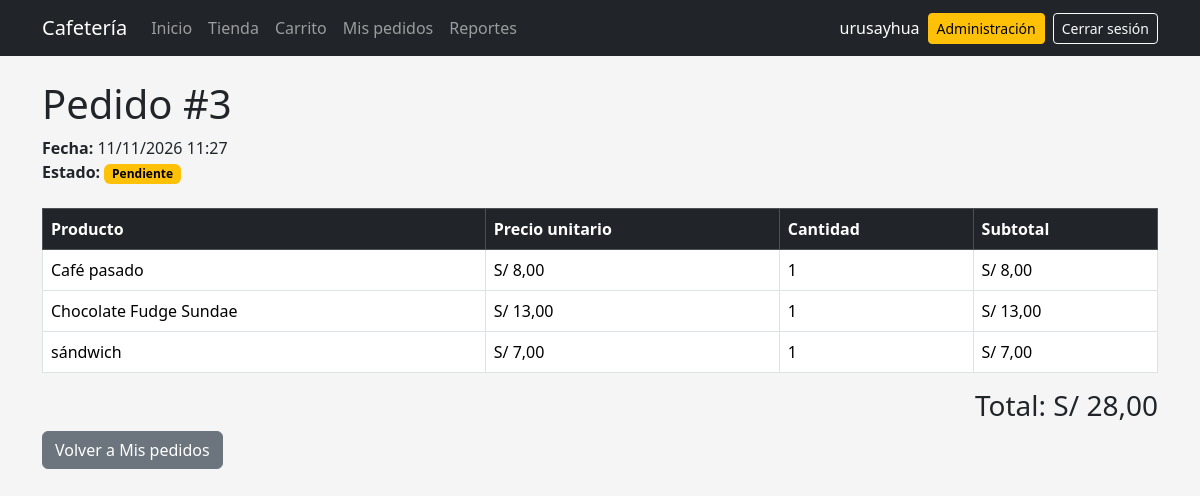
The page /pedido/3/ (signed in) on the database its author committed.
### pedidos/models.py (models this page shows, shortened)
class Pedido(models.Model):
    class Estado(models.TextChoices):
        PENDIENTE = "PENDIENTE", "Pendiente"
        PREPARACION = "PREPARACION", "En preparación"
        ATENDIDO = "ATENDIDO", "Atendido"
        CANCELADO = "CANCELADO", "Cancelado"
    usuario = models.ForeignKey(
        settings.AUTH_USER_MODEL,
        on_delete=models.CASCADE,
        related_name="pedidos",
    )
    fecha = models.DateTimeField(auto_now_add=True)
    total = models.DecimalField(
        max_digits=10,
        decimal_places=2,
        default=0,
    )
    estado = models.CharField(
        max_length=20,
        choices=Estado.choices,
        default=Estado.PENDIENTE,
    )
    class Meta:
        ordering = ["-fecha"]

class DetallePedido(models.Model):
    pedido = models.ForeignKey(
        Pedido,
        on_delete=models.CASCADE,
        related_name="detalles",
    )
    producto = models.ForeignKey(
        Producto,
        on_delete=models.CASCADE,
        related_name="detalles_pedido",
    )
    cantidad = models.PositiveIntegerField(
        default=1
    )
    precio_unitario = models.DecimalField(
        max_digits=8,
        decimal_places=2,
        default=0,
    )
    @property
    def subtotal(self):
        return self.precio_unitario * self.cantidad
    class Meta:
        verbose_name = "Detalle de pedido"
        verbose_name_plural = "Detalles de pedido"

class Producto(models.Model):
    nombre = models.CharField(max_length=100)
    descripcion = models.TextField(blank=True)
    categoria = models.ForeignKey(
        Categoria,
        on_delete=models.SET_NULL,
        null=True,
        blank=True,
        related_name="productos",
    )
    precio = models.DecimalField(
        max_digits=8,
        decimal_places=2,
    )
    stock = models.PositiveIntegerField(default=0)
    imagen = models.ImageField(
        upload_to="productos/",
        blank=True,
    )
    activo = models.BooleanField(default=True)
    class Meta:
        ordering = ["nombre"]

### pedidos/views.py (the view)
@login_required
def detalle_pedido(
    request,
    pedido_id,
):
    pedido = get_object_or_404(
        Pedido,
        id=pedido_id,
        usuario=request.user,
    )
    detalles = (
        pedido.detalles
        .select_related("producto")
        .all()
    )
    return render(
        request,
        "pedidos/detalle.html",
        {
            "pedido": pedido,
            "detalles": detalles,
        },
    )

### pedidos/templates/pedidos/detalle.html (shortened to what this page needs)
{% extends "base.html" %}
{% block content %}
<h1>
    Pedido #{{ pedido.id }}
</h1>
<div class="mb-4">
    <strong>
        Fecha:
    </strong>
    {{ pedido.fecha|date:"d/m/Y H:i" }}
    <br>
    <strong>
        Estado:
    </strong>
    {% include "pedidos/_estado_badge.html" with pedido=pedido %}
</div>
<div class="table-responsive">
<table class="table table-bordered">
<thead class="table-dark">
<tr>
    <th>
        Producto
    </th>
    <th>
        Precio unitario
    </th>
    <th>
        Cantidad
    </th>
    <th>
        Subtotal
    </th>
</tr>
</thead>
<tbody>
{% for detalle in detalles %}
<tr>
    <td>
        {{ detalle.producto.nombre }}
    </td>
    <td>
        S/ {{ detalle.precio_unitario }}
    </td>
    <td>
        {{ detalle.cantidad }}
    </td>
    <td>
        S/ {{ detalle.subtotal }}
    </td>
</tr>
{% endfor %}
</tbody>
</table>
</div>
<div class="text-end">
    <h3>
        Total:
        S/ {{ pedido.total }}
    </h3>
</div>
<a
    href="{% url 'mis_pedidos' %}"
    class="btn btn-secondary"
>
    Volver a Mis pedidos
</a>
{% endblock %}

### pedidos/templates/base.html (shortened to what this page needs)
{% load static %}
<!DOCTYPE html>
<html lang="es">
<head>
    <link
        href="https://cdn.jsdelivr.net/npm/bootstrap@5.3.3/dist/css/bootstrap.min.css"
        rel="stylesheet"
    >
    <link
        rel="stylesheet"
        href="{% static 'css/base.css' %}"
    >
</head>
<body>
{% if user.is_authenticated %}
<nav
    class="navbar navbar-expand-lg bg-dark"
    data-bs-theme="dark"
>
    <div class="container">
        <a
            class="navbar-brand"
            href="{% url 'inicio' %}"
        >
            Cafetería
        </a>
        <div
            class="collapse navbar-collapse"
            id="menuPrincipal"
        >
            <div class="navbar-nav me-auto">
                <a
                    class="nav-link"
                    href="{% url 'inicio' %}"
                >
                    Inicio
                </a>
                <a
                    class="nav-link"
                    href="{% url 'tienda' %}"
                >
                    Tienda
                </a>
                <a
                    class="nav-link"
                    href="{% url 'ver_carrito' %}"
                >
                    Carrito
                </a>
                <a
                    class="nav-link"
                    href="{% url 'mis_pedidos' %}"
                >
                    Mis pedidos
                </a>
                {% if user.is_staff %}
                <a
                    class="nav-link"
                    href="{% url 'reportes' %}"
                >
                    Reportes
                </a>
                {% endif %}
            </div>
            <div
                class="d-flex align-items-center gap-2"
            >
                <span
                    class="navbar-text text-white"
                >
                    {{ user.username }}
                </span>
                {% if user.is_staff %}
                <a
                    href="{% url 'admin:index' %}"
                    class="btn btn-warning btn-sm"
                >
                    Administración
                </a>
                {% endif %}
                <form
                    method="post"
                    action="{% url 'logout' %}"
                    class="m-0"
                >
                    <button
                        type="submit"
                        class="btn btn-outline-light btn-sm"
                    >
                        Cerrar sesión
                    </button>
                </form>
            </div>
        </div>
    </div>
</nav>
{% endif %}
<main class="container py-4">
    {% block content %}
    {% endblock %}
</main>
</body>
</html>

### static/css/base.css (style rules this page uses)
body { background-color: #f4f4f4; }
.navbar form { width: auto; }
.navbar form button { width: auto; }
body { background-color: #f5f5f5; }

### rows shown on the page
Pedido: id "3", fecha "11/11/2026 11:27", total "28,00"
DetallePedido: producto.nombre "Café pasado", precio_unitario "8,00", cantidad "1", subtotal "8,00"
DetallePedido: producto.nombre "Chocolate Fudge Sundae", precio_unitario "13,00", cantidad "1", subtotal "13,00"
DetallePedido: producto.nombre "sándwich", precio_unitario "7,00", cantidad "1", subtotal "7,00"

### other values the page prints
{{ user.username }} "urusayhua"
